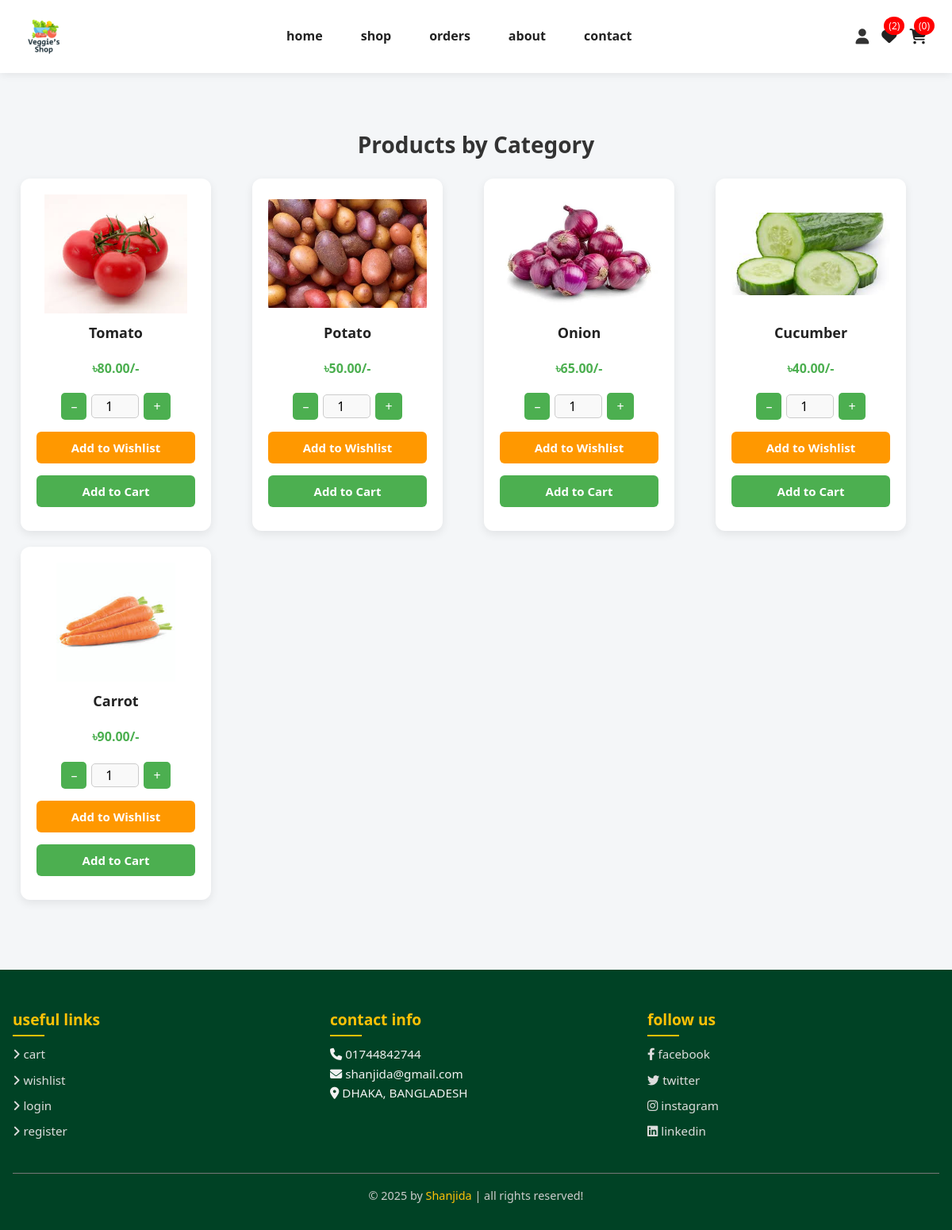
The app's page /category.php?category=Vegetables (signed in) with its own data.
### tables this page shows
CREATE TABLE `products` (
  `id` int(11) NOT NULL,
  `name` varchar(255) NOT NULL,
  `price` decimal(10,2) NOT NULL,
  `image` varchar(255) NOT NULL,
  `details` text DEFAULT NULL,
  `category` varchar(100) NOT NULL
);

### category.php (the view, shortened to what this page needs)
<?php
@include 'config.php';
?>
<!DOCTYPE html>
<html lang="en">
<head>
   <link rel="stylesheet" href="https://cdnjs.cloudflare.com/ajax/libs/font-awesome/6.1.1/css/all.min.css">
   <link rel="stylesheet" href="css/home.css">
   <link rel="stylesheet" href="css/shop.css">
</head>
<body>
<?php include 'header.php'; ?>
<section class="products">
   <h1 class="title">Products by Category</h1>
   <div class="box-container">
   <?php
      $category_name = $_GET['category'];
      $select = $conn->prepare("SELECT * FROM `products` WHERE category = ?");
      $select->execute([$category_name]);
      if($select->rowCount() > 0){
         while($product = $select->fetch(PDO::FETCH_ASSOC)){
   ?>
   <form action="" class="box" method="POST">
      <a href="view_page.php?pid=<?= $product['id']; ?>" class="product-click-area">
         <img src="uploaded_img/<?= $product['image']; ?>" alt="">
         <div class="name"><?= $product['name']; ?></div>
      </a>
      <div class="price">৳<span><?= $product['price']; ?></span>/-</div>
      <div class="quantity-wrapper">
         <button type="button" class="qty-btn minus">–</button>
         <input type="number" name="p_qty" value="1" class="qty-input" readonly>
         <button type="button" class="qty-btn plus">+</button>
      </div>
      <input type="submit" value="Add to Wishlist" class="option-btn" name="add_to_wishlist">
      <input type="submit" value="Add to Cart" class="btn" name="add_to_cart">
   </form>
   <?php
         }
      } else {
         echo '<p class="empty">No products available in this category!</p>';
      }
   ?>
   </div>
</section>
<?php include 'footer.php'; ?>
</body>
</html>

### css/home.css (style rules this page uses)
* { margin: 0; padding: 0; box-sizing: border-box; font-family: 'Segoe UI', sans-serif; }
body { background-color: #f4f6f8; color: #333; line-height: 1.6; }
a { text-decoration: none; color: inherit; }
img { max-width: 100%; display: block; }
.box-container { display: flex; flex-wrap: wrap; justify-content: center; gap: 2rem; }
.products { padding: 3rem 1rem; text-align: center; }
.products .title { font-size: 2rem; color: #004225; margin-bottom: 2rem; }
.products .box-container { display: flex; flex-wrap: wrap; justify-content: center; gap: 2rem; }
.products .box { background: white; border-radius: 12px; padding: 1.5rem; width: 240px; box-shadow: 0 2px 8px rgba(0,0,0,0.06); transition: 0.3s; position: relative; }
.products .box img { height: 150px; margin-bottom: 1rem; }
.products .price { color: #28a745; font-size: 1.3rem; font-weight: 700; }
.products .name { font-size: 1.1rem; margin: 0.8rem 0; }
.qty-btn { background-color: #28a745; color: white; border: none; padding: 4px 10px; border-radius: 4px; font-size: 18px; cursor: pointer; transition: background 0.3s ease; }
.qty-input { width: 40px; height: 30px; text-align: center; font-size: 16px; border-radius: 4px; border: 1px solid #ccc; }
.products .btn, .products .option-btn { display: block; width: 100%; margin: 5px auto; padding: 10px 0; font-weight: 600; border-radius: 6px; border: none; cursor: pointer; transition: background-color 0.3s ease; }
.products .btn { background-color: #28a745; color: white; }
.products .option-btn { background-color: #ffc107; color: white; }

### css/shop.css (style rules this page uses)
.products .title { text-align: center; font-size: 28px; font-weight: bold; margin: 20px 0; color: #333; }
.products .box-container { display: grid; grid-template-columns: repeat(auto-fill, minmax(250px, 1fr)); gap: 20px; padding: 0 10px 40px; }
.products .box { background-color: #fff; padding: 20px; border-radius: 12px; box-shadow: 0 4px 12px rgba(0,0,0,0.08); display: flex; flex-direction: column; align-items: center; transition: transform 0.3s ease; }
.products .box img { width: 100%; max-height: 150px; object-fit: contain; margin-bottom: 10px; }
.products .box .name { font-size: 18px; font-weight: 600; color: #222; margin-bottom: 8px; text-align: center; }
.products .box .price { font-size: 16px; color: #4CAF50; font-weight: bold; margin-bottom: 8px; }
.products .box .btn, .products .box .option-btn { width: 100%; padding: 10px 0; border: none; border-radius: 6px; font-size: 15px; font-weight: 600; cursor: pointer; margin-bottom: 10px; transition: background 0.3s ease; }
.products .box .btn { background-color: #4CAF50; color: white; }
.products .box .option-btn { background-color: #ff9800; color: white; }
.box .product-click-area { display: block; width: 100%; text-align: center; margin-bottom: 10px; }
.box .product-click-area img { width: 100%; max-height: 150px; object-fit: contain; border-radius: 10px; transition: transform 0.3s ease; }
.quantity-wrapper { display: flex; justify-content: center; align-items: center; gap: 5px; margin: 10px 0; }
.qty-input { width: 60px; padding: 6px; text-align: center; border: 1px solid #ccc; border-radius: 5px; font-size: 16px; background-color: #f9f9f9; }
.qty-btn { padding: 6px 12px; background-color: #4CAF50; color: white; border: none; font-size: 16px; border-radius: 5px; cursor: pointer; }
.product-click-area { display: block; text-align: center; margin-bottom: 10px; text-decoration: none; color: inherit; }
.product-click-area img { width: 100%; max-height: 150px; object-fit: contain; transition: transform 0.3s ease; }
.product-click-area .name { font-weight: bold; font-size: 1rem; margin-top: 8px; }
.quantity-wrapper { display: flex; justify-content: center; align-items: center; gap: 6px; margin: 10px 0; }
.qty-input { width: 60px; padding: 6px; text-align: center; font-size: 16px; border: 1px solid #ccc; border-radius: 5px; background: #f9f9f9; }

### records on screen
products: image (picture), name "Tomato", price "80.00"
products: image (picture), name "Potato", price "50.00"
products: image (picture), name "Onion", price "65.00"
products: image (picture), name "Cucumber", price "40.00"
products: image (picture), name "Carrot", price "90.00"

### other values on screen
$count_wishlist_items->rowCount() "2"
$count_cart_items->rowCount() "0"
